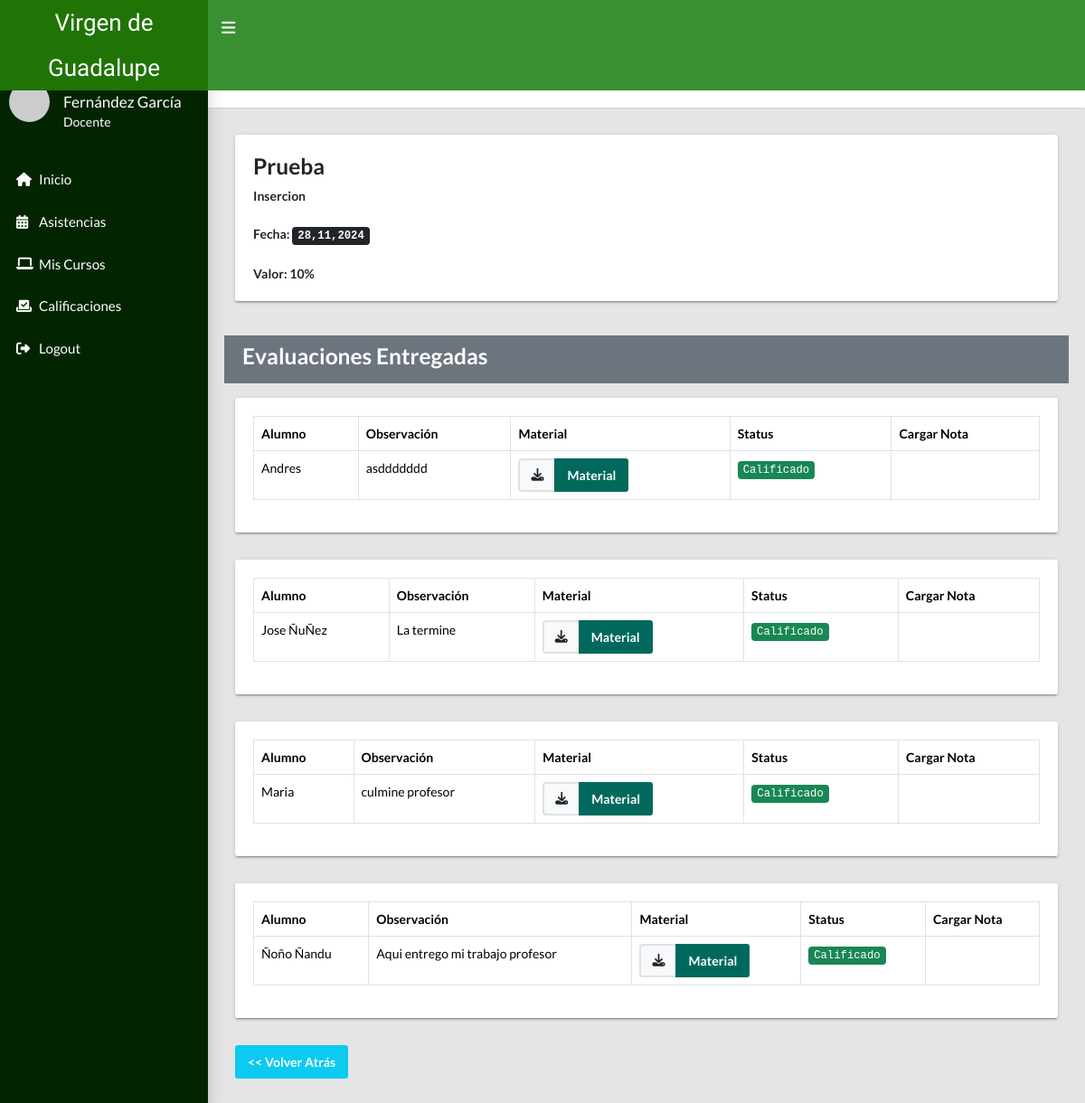
/profesor/entregas.php?curso=6&contenido=1&eva=2 (signed in), run on the app's committed database.
### tables this page shows
CREATE TABLE `evaluaciones` (
  `evaluacion_id` int(11) NOT NULL,
  `nombre_evaluacion` varchar(100) NOT NULL,
  `descripcion` varchar(255) NOT NULL,
  `fecha` date NOT NULL,
  `porcentaje` varchar(100) NOT NULL,
  `contenido_id` int(11) NOT NULL
);

CREATE TABLE `ev_entregadas` (
  `ev_entregada_id` int(11) NOT NULL,
  `material_alumno` varchar(255) NOT NULL,
  `observacion` varchar(255) NOT NULL,
  `evaluacion_id` int(11) NOT NULL,
  `alumno_id` int(11) NOT NULL
);

CREATE TABLE `alumnos` (
  `alumno_id` int(11) NOT NULL,
  `nombre_alumno` varchar(100) NOT NULL,
  `edad` int(11) NOT NULL,
  `direccion` varchar(100) NOT NULL,
  `documento` varchar(20) NOT NULL,
  `apoderado_id` int(11) NOT NULL,
  `fecha_nac` date NOT NULL,
  `fecha_registro` date NOT NULL,
  `estado` int(11) NOT NULL DEFAULT 1
);

### profesor/entregas.php (the view, shortened to what this page needs)
<?php
if(!empty($_GET['curso']) || empty($_GET['contenido'])|| empty($_GET['eva'])){
    $curso = $_GET['curso'];
    $contenido =$_GET['contenido'];
    $evaluacion =$_GET['eva'];
}else{
    header("location: profesor/");
}
require_once 'includes/header.php';
require_once '../includes/conexion.php';
$sql = "SELECT *,date_format(fecha, '%d,%m,%Y') as fecha FROM evaluaciones WHERE contenido_id = $contenido AND evaluacion_id= $evaluacion" ;
$query = $pdo->prepare($sql);
$query -> execute();
$row = $query ->rowCount();
$sqla = "SELECT * FROM ev_entregadas as ev INNER JOIN alumnos as a ON ev.alumno_id=a.alumno_id INNER JOIN evaluaciones as eva ON ev.evaluacion_id=eva.evaluacion_id INNER JOIN contenidos as c ON eva.contenido_id=c.contenido_id WHERE ev.evaluacion_id = ?";
$querya = $pdo->prepare($sqla);
$querya -> execute(array($evaluacion));
$rowa = $querya ->rowCount();
?>
<main class="app-content">
      <div class="app-title">
        <div>
          <h1><i class="bi bi-speedometer"></i> Evaluaciones Entregadas</h1>
        </div>
        <ul class="app-breadcrumb breadcrumb">
          <li class="breadcrumb-item"><i class="fa-solid fa-house"></i></li>
          <li class="breadcrumb-item"><a href="#">Evaluaciones Entregadas</a></li>
        </ul>
      </div>
      <div class="row">
      <?php if ($row > 0) {
        while ($data = $query->fetch()) { ?>
        <div class="col-md-12">
          <div class="tile">
          <div class="tile-body">
              <div class="title-title-w-btn">
                <h3 class="title"><?= $data['nombre_evaluacion'] ?></h3>
              </div>
              <div class="title-body">
                <b><?= $data['descripcion']; ?></b><br><br>
                <b>Fecha: <kbd><?= $data['fecha']; ?></kbd></b><br><br>
                <b>Valor: <?= $data['porcentaje']; ?></b>
              </div>
            </div>
          </div>
        </div>
        <?php }
      } ?>
      </div>
      <div class="row mt-2 bg-secondary text-white p-2">
        <h3>Evaluaciones Entregadas</h3>
      </div>
      <div class="row mt-3">
        <?php if($rowa>0){
            while($data2 = $querya->fetch()){
                $valor='';
                $cargar='';
                $ev_entregada= $data2['ev_entregada_id'];
                $sqln="SELECT * FROM notas WHERE ev_entregada_id=$ev_entregada";
                $queryn = $pdo->prepare($sqln);
                $queryn -> execute( );
                $datan = $queryn ->rowCount();
                if($datan>0){
                    $valor='<kbd class="bg-success">Calificado</kbd>';
                    $cargar='';
                }else{
                    require_once 'includes/modals/modal-nota.php';
                    $valor='<kbd class="bg-danger">Sin Calificar</kbd>';
                    $cargar='<button class="btn btn-warning" onclick="modalNota()">Cargar Nota</button>';
                }
        ?>
      <div class="col-md-12">
          <div class="tile">
            <table class="table table-bordered">
                <thead>
                    <tr>
                        <th>Alumno</th>
                        <th>Observación</th>
                        <th>Material</th>
                        <th>Status</th>
                        <th>Cargar Nota</th>
                    </tr>
                </thead>
                <tbody>
                    <tr>
                        <td><?= $data2['nombre_alumno'] ?></td>
                        <td><?= $data2['observacion'] ?></td>
                        <td>
                            <div class="input-group">
                                <div class="input-group">
                                    <div class="input-group-text"><i class="fa-solid fa-download"></i></div>
                                    <a class="btn btn-primary <?= empty($data2['material_alumno']) ? 'disabled' : ''; ?>" href="<?= !empty($data2['material_alumno']) ? 'profesor/profesor/' . $data2['material_alumno'] : '#'; ?>" target="_blank">
                                    Material
                                    </a>
                                </div>
                            </div>
                        </td>
                        <td><?= $valor ?></td>
                        <td><?= $cargar ?></td>
                    </tr>
                </tbody>
            </table>
          </div>
        </div>
        <?php  }}   ?>
      </div>
      <div class="">
        <a href="contenido.php?curso=<?= $curso ?>" class="btn btn-info text-white"><< Volver Atrás</a>
      </div>
    </main>
<?php
require_once 'includes/footer.php';
?>

### profesor/css/styleprof.css (style rules this page uses)
a { color: #49dc35; }

### data on the page
evaluaciones: nombre_evaluacion "Prueba", descripcion "Insercion", fecha "28,11,2024", porcentaje "10%"
ev_entregadas: alumno.nombre_alumno "Andres", observacion "asddddddd"
ev_entregadas: alumno.nombre_alumno "Jose ÑuÑez", observacion "La termine"
ev_entregadas: alumno.nombre_alumno "Maria", observacion "culmine profesor"
ev_entregadas: alumno.nombre_alumno "Ñoño Ñandu", observacion "Aqui entrego mi trabajo profesor"
